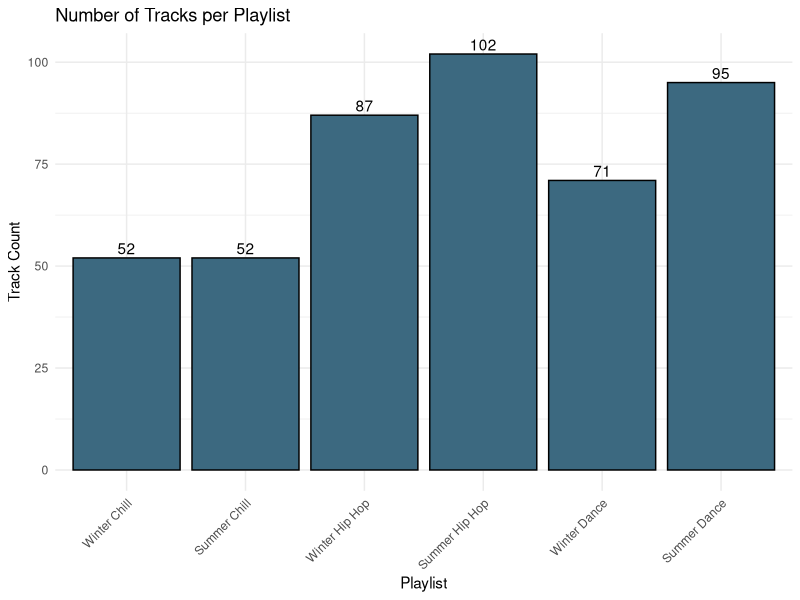
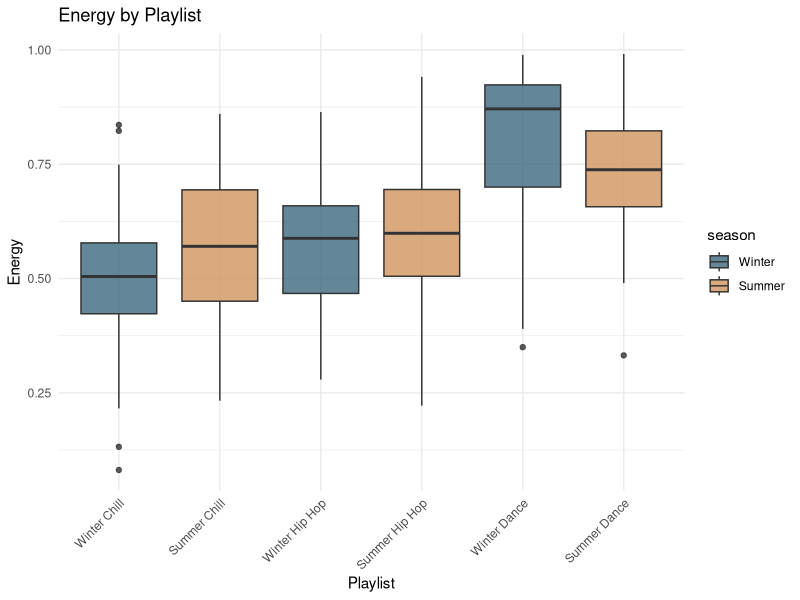
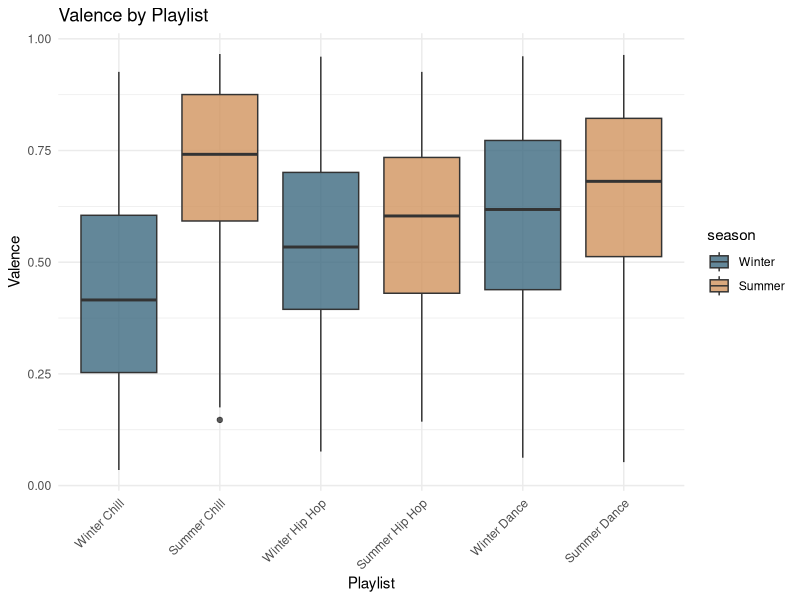
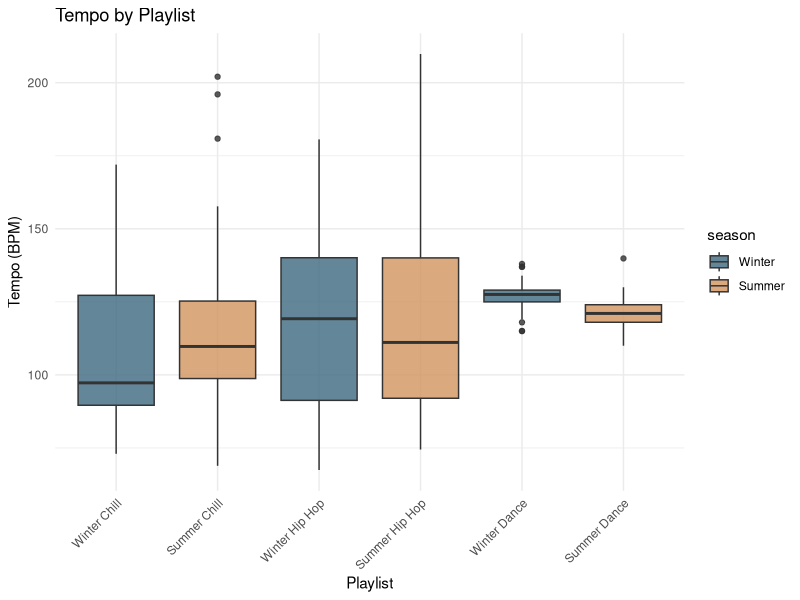
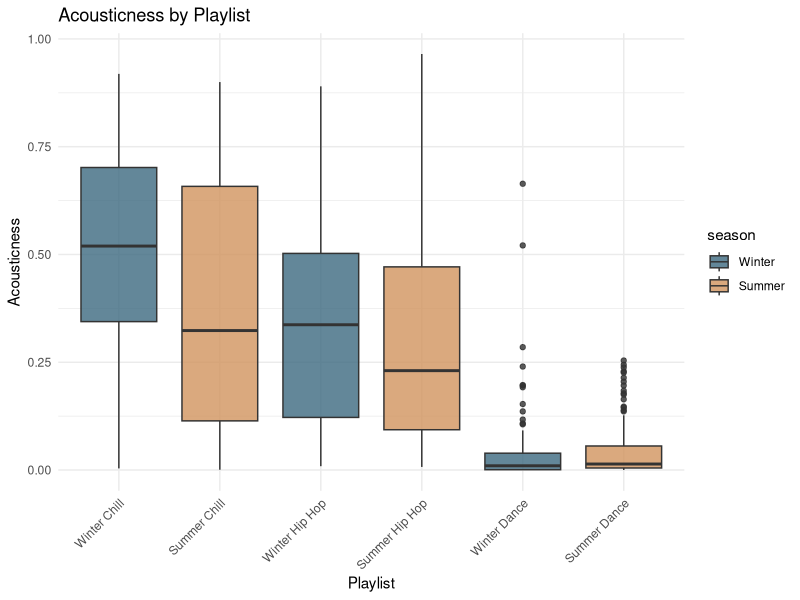
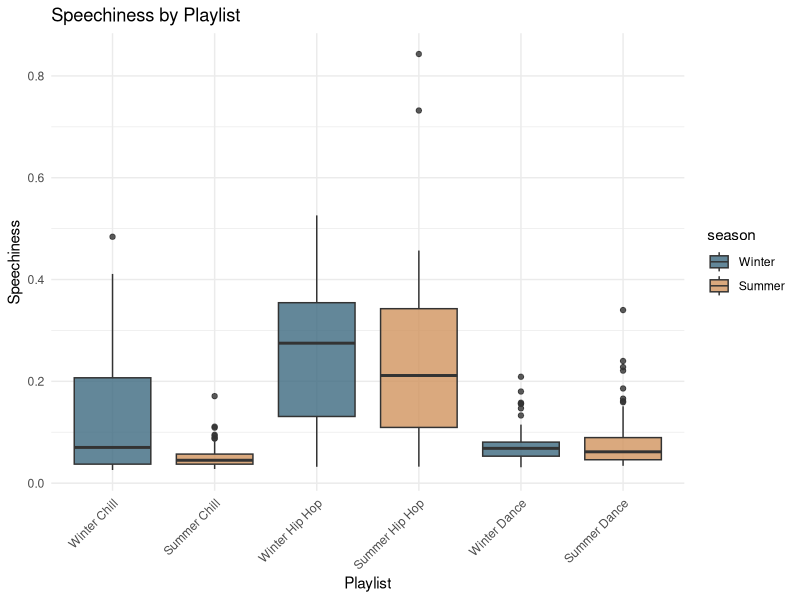
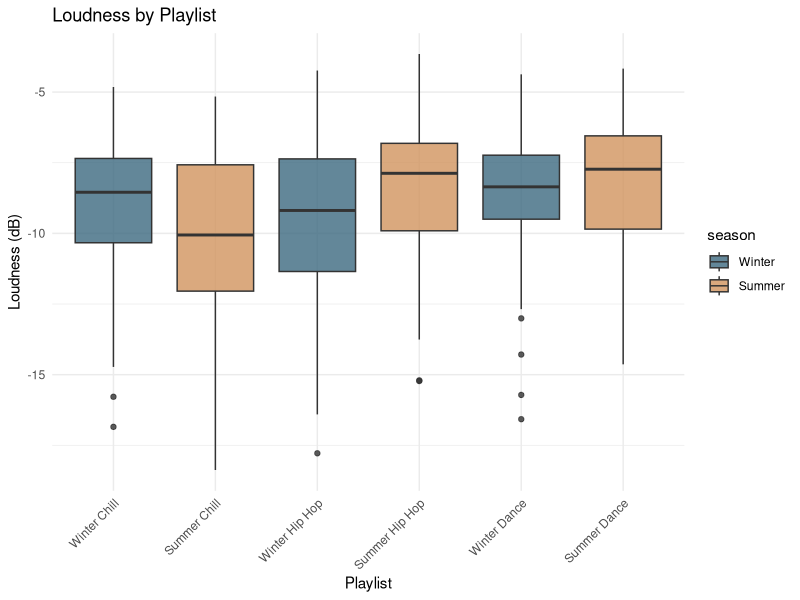

Source code (R) for these figures, in order:
## ---- chunk 1
library(tidyverse)

season_colors <- c(
  "Winter" = "#3C6980",
  "Summer" = "#D1945E"
)

summer_chill <- read_csv("Summer_Chill.csv") |>
  select(-`Release Date`) |>
  mutate(
    season = "Summer",
    genre = "Chill",
    playlist = "Summer Chill"
  )

winter_chill <- read_csv("Winter_Chill.csv") |>
  select(-`Release Date`) |>
  mutate(
    season = "Winter",
    genre = "Chill",
    playlist = "Winter Chill"
  )

summer_dance <- read_csv("Summer_Dance.csv") |>
  select(-`Release Date`) |>
  mutate(
    season = "Summer",
    genre = "Dance",
    playlist = "Summer Dance"
  )

winter_dance <- read_csv("Winter_Dance.csv") |>
  select(-`Release Date`) |>
  mutate(
    season = "Winter",
    genre = "Dance",
    playlist = "Winter Dance"
  )

summer_hip_hop <- read_csv("Summer_Hip_Hop.csv") |>
  select(-`Release Date`) |>
  mutate(
    season = "Summer",
    genre = "Hip Hop",
    playlist = "Summer Hip Hop"
  )

winter_hip_hop <- read_csv("Winter_Hip_Hop.csv") |>
  select(-`Release Date`) |>
  mutate(
    season = "Winter",
    genre = "Hip Hop",
    playlist = "Winter Hip Hop"
  )

corpus <- bind_rows(
  summer_chill,
  winter_chill,
  summer_dance,
  winter_dance,
  summer_hip_hop,
  winter_hip_hop
) |>
  mutate(
    season = factor(season, levels = c("Winter", "Summer")),
    genre = factor(genre, levels = c("Chill", "Hip Hop", "Dance")),
    playlist = factor(
      playlist,
      levels = c(
        "Winter Chill", "Summer Chill",
        "Winter Hip Hop", "Summer Hip Hop",
        "Winter Dance", "Summer Dance"
      )
    )
  )

find_outliers <- function(data, variable) {
  split(data, data$playlist) |>
    purrr::imap_dfr(~ {
      outlier_values <- boxplot.stats(.x[[variable]])$out

      .x |>
        filter(.data[[variable]] %in% outlier_values) |>
        select(
          playlist,
          `Track Name`,
          `Artist Name(s)`,
          all_of(variable)
        )
    })
}
## ---- chunk 2
ggplot(corpus, aes(x = playlist)) +
  geom_bar(fill = "#3C6980", color = "black") +
  geom_text(
    stat = "count",
    aes(label = after_stat(count)),
    vjust = -0.3
  ) +
  labs(
    title = "Number of Tracks per Playlist",
    x = "Playlist",
    y = "Track Count"
  ) +
  theme_minimal() +
  theme(axis.text.x = element_text(angle = 45, hjust = 1))
## ---- chunk 3
ggplot(corpus, aes(x = playlist, y = Energy, fill = season)) +
  geom_boxplot(alpha = 0.8) +
  scale_fill_manual(values = season_colors) +
  labs(
    title = "Energy by Playlist",
    x = "Playlist",
    y = "Energy"
  ) +
  theme_minimal() +
  theme(axis.text.x = element_text(angle = 45, hjust = 1))
## ---- chunk 4
ggplot(corpus, aes(x = playlist, y = Valence, fill = season)) +
  geom_boxplot(alpha = 0.8) +
  scale_fill_manual(values = season_colors) +
  labs(
    title = "Valence by Playlist",
    x = "Playlist",
    y = "Valence"
  ) +
  theme_minimal() +
  theme(axis.text.x = element_text(angle = 45, hjust = 1))
## ---- chunk 5
ggplot(corpus, aes(x = playlist, y = Tempo, fill = season)) +
  geom_boxplot(alpha = 0.8) +
  scale_fill_manual(values = season_colors) +
  labs(
    title = "Tempo by Playlist",
    x = "Playlist",
    y = "Tempo (BPM)"
  ) +
  theme_minimal() +
  theme(axis.text.x = element_text(angle = 45, hjust = 1))
## ---- chunk 6
ggplot(corpus, aes(x = playlist, y = Acousticness, fill = season)) +
  geom_boxplot(alpha = 0.8) +
  scale_fill_manual(values = season_colors) +
  labs(
    title = "Acousticness by Playlist",
    x = "Playlist",
    y = "Acousticness"
  ) +
  theme_minimal() +
  theme(axis.text.x = element_text(angle = 45, hjust = 1))
## ---- chunk 7
ggplot(corpus, aes(x = playlist, y = Speechiness, fill = season)) +
  geom_boxplot(alpha = 0.8) +
  scale_fill_manual(values = season_colors) +
  labs(
    title = "Speechiness by Playlist",
    x = "Playlist",
    y = "Speechiness"
  ) +
  theme_minimal() +
  theme(axis.text.x = element_text(angle = 45, hjust = 1))
## ---- chunk 8
ggplot(corpus, aes(x = playlist, y = Loudness, fill = season)) +
  geom_boxplot(alpha = 0.8) +
  scale_fill_manual(values = season_colors) +
  labs(
    title = "Loudness by Playlist",
    x = "Playlist",
    y = "Loudness (dB)"
  ) +
  theme_minimal() +
  theme(axis.text.x = element_text(angle = 45, hjust = 1))
